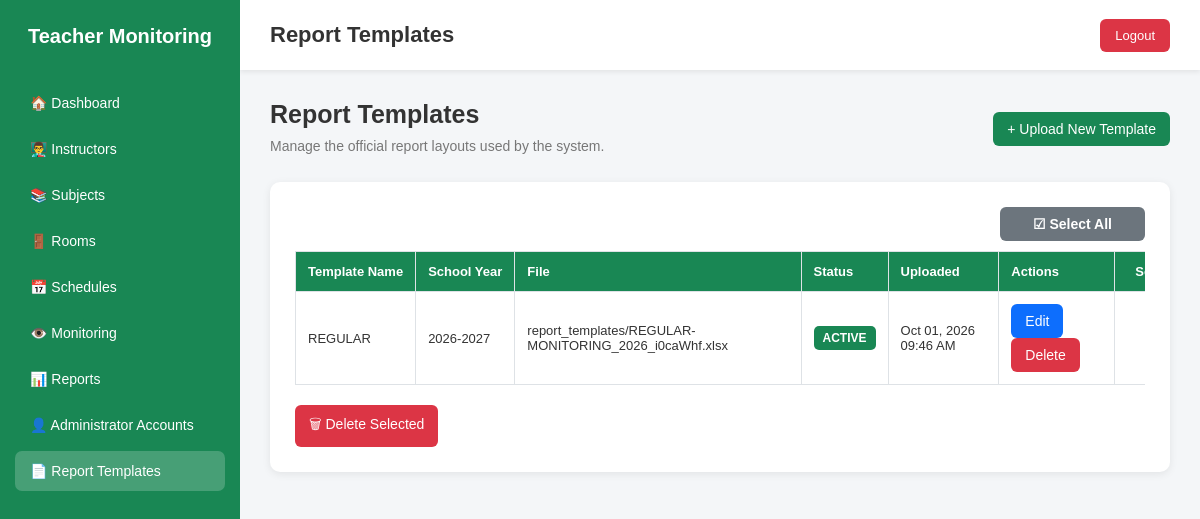
/reports/template/ (signed in), run on the app's committed database.
### monitoring/models.py (models this page shows, shortened)
class ReportTemplate(models.Model):
    name = models.CharField(
        max_length=150
    )
    school_year = models.CharField(
        max_length=20
    )
    file = models.FileField(
        upload_to="report_templates/"
    )
    is_active = models.BooleanField(
        default=False
    )
    uploaded_at = models.DateTimeField(
        auto_now_add=True
    )

### monitoring/views.py (the view)
@login_required
def report_template_list(request):
    templates = ReportTemplate.objects.all().order_by(
        "-is_active",
        "-uploaded_at",
    )
    return render(
        request,
        "instructors/reports/template.html",
        {"templates": templates},
    )

### templates/instructors/reports/template.html (shortened to what this page needs)
<!DOCTYPE html>
<html lang="en">
<head>
    {% load static %}
</head>
<body>
<div
    class="sidebar"
    id="sidebar"
>
    <div class="sidebar-title">
        Teacher Monitoring
    </div>
    <a href="{% url 'dashboard' %}">
        🏠 Dashboard
    </a>
    <a href="{% url 'instructor_list' %}">
        👨‍🏫 Instructors
    </a>
    <a href="{% url 'subject_list' %}">
        📚 Subjects
    </a>
    <a href="{% url 'room_list' %}">
        🚪 Rooms
    </a>
    <a href="{% url 'schedule_list' %}">
        📅 Schedules
    </a>
    <a href="{% url 'monitoring_list' %}">
        👁️ Monitoring
    </a>
    <a href="{% url 'reports' %}">
        📊 Reports
    </a>
    <a href="{% url 'admin_accounts' %}">
        👤 Administrator Accounts
    </a>
    <a
        href="{% url 'report_template_list' %}"
        class="active"
    >
        📄 Report Templates
    </a>
</div>
<div class="main">
    <div class="topbar">
        <div class="topbar-left">
            <h1>
                Report Templates
            </h1>
        </div>
        <form
            method="post"
            action="{% url 'logout' %}"
            style="display: inline;"
        >
            <button
                type="submit"
                class="logout"
            >
                Logout
            </button>
        </form>
    </div>
    <div class="content">
        <div class="page-header">
            <div>
                <h2>
                    Report Templates
                </h2>
                <p>
                    Manage the official report layouts used by the system.
                </p>
            </div>
            <a
                href="{% url 'report_template_create' %}"
                class="btn btn-success"
            >
                + Upload New Template
            </a>
        </div>
        <div class="card">
            {% if templates %}
                <form
                    method="POST"
                    action="{% url 'report_template_bulk_delete' %}"
                    id="bulkDeleteForm"
                >
                    <div class="table-top">
                        <div class="select-column-action">
                            <button
                                type="button"
                                id="selectAllButton"
                                class="btn btn-secondary select-all-button"
                                onclick="toggleSelectAll()"
                                title="Select All"
                            >
                                ☑ Select All
                            </button>
                        </div>
                    </div>
                    <div class="table-responsive">
                        <table>
                            <thead>
                                <tr>
                                    <th>
                                        Template Name
                                    </th>
                                    <th>
                                        School Year
                                    </th>
                                    <th>
                                        File
                                    </th>
                                    <th>
                                        Status
                                    </th>
                                    <th>
                                        Uploaded
                                    </th>
                                    <th>
                                        Actions
                                    </th>
                                    <th class="checkbox-cell">
                                        Select
                                    </th>
                                </tr>
                            </thead>
                            <tbody>
                            {% for template in templates %}
                                <tr>
                                    <td>
                                        {{ template.name }}
                                    </td>
                                    <td>
                                        {{ template.school_year }}
                                    </td>
                                    <td>
                                        {% if template.file %}
                                            {{ template.file.name }}
                                        {% else %}
                                            —
                                        {% endif %}
                                    </td>
                                    <td>
                                        {% if template.is_active %}
                                            <span class="status active-status">
                                                ACTIVE
                                            </span>
                                        {% else %}
                                            <span class="status inactive-status">
                                                INACTIVE
                                            </span>
                                        {% endif %}
                                    </td>
                                    <td>
                                        {{ template.uploaded_at|date:"M d, Y h:i A" }}
                                    </td>
                                    <td>
                                        <a
                                            href="{% url 'report_template_update' template.pk %}"
                                            class="btn btn-primary"
                                            style="margin-right: 6px;"
                                        >
                                            Edit
                                        </a>
                                        <button
                                            type="button"
                                            class="btn btn-danger"
                                            onclick="openDeleteModal('{{ template.pk }}', '{{ template.name|escapejs }}')"
                                        >
                                            Delete
                                        </button>
                                    </td>
                                    <td class="checkbox-cell">
                                    </td>
                                </tr>
                            {% endfor %}
                            </tbody>
                        </table>
                    </div>
                    <div class="delete-selected-area">
                        <button
                            type="button"
                            class="btn btn-danger"
                            onclick="openBulkDeleteModal()"
                        >
                            🗑 Delete Selected
                        </button>
                    </div>
                </form>
            {% endif %}
        </div>
    </div>
</div>
</body>
</html>

### templates/instructors/reports/template.html (style rules this page uses)
* { box-sizing: border-box; margin: 0; padding: 0; }
html, body { width: 100%; min-height: 100%; }
body { font-family: Arial, sans-serif; background: #f4f6f8; color: #333; min-height: 100vh; overflow-x: hidden; }
.sidebar { position: fixed; left: 0; top: 0; width: 240px; height: 100vh; background: #198754; color: white; padding: 25px 15px; overflow-y: auto; z-index: 1000; transition: transform 0.25s ease; scrollbar-width: thin; }
.sidebar-title { text-align: center; font-size: 20px; font-weight: bold; margin-bottom: 35px; }
.sidebar a { display: block; color: white; text-decoration: none; padding: 12px 15px; border-radius: 7px; margin-bottom: 6px; font-size: 14px; transition: background 0.2s ease; }
.sidebar .active { background: rgba(255, 255, 255, 0.20); }
.main { margin-left: 240px; min-height: 100vh; width: calc(100% - 240px); display: flex; flex-direction: column; }
.topbar { background: white; min-height: 70px; padding: 15px 30px; display: flex; justify-content: space-between; align-items: center; gap: 15px; box-shadow: 0 2px 5px rgba(0, 0, 0, 0.08); position: sticky; top: 0; z-index: 100; }
.topbar-left { display: flex; align-items: center; gap: 12px; min-width: 0; }
.topbar h1 { font-size: 22px; color: #333; white-space: nowrap; }
.logout { background: #dc3545; color: white; border: none; padding: 9px 15px; border-radius: 6px; font-size: 13px; white-space: nowrap; flex-shrink: 0; cursor: pointer; }
.content { width: 100%; max-width: 1500px; margin: 0 auto; padding: 30px; flex: 1; }
.page-header { display: flex; justify-content: space-between; align-items: center; gap: 20px; margin-bottom: 25px; }
.page-header h2 { font-size: 25px; margin-bottom: 7px; }
.page-header p { color: #777; font-size: 14px; line-height: 1.5; }
.card { background: white; padding: 25px; border-radius: 10px; box-shadow: 0 2px 8px rgba(0, 0, 0, 0.08); min-width: 0; }
.btn { display: inline-block; padding: 9px 14px; border-radius: 6px; text-decoration: none; border: none; cursor: pointer; font-size: 14px; font-family: Arial, sans-serif; transition: background 0.2s ease, transform 0.1s ease; }
.btn-success { background: #198754; color: white; }
.btn-primary { background: #0d6efd; color: white; }
.btn-danger { background: #dc3545; color: white; }
.btn-secondary { background: #6c757d; color: white; }
.table-top { width: 100%; display: flex; justify-content: flex-end; margin-bottom: 10px; }
.select-column-action { display: flex; justify-content: flex-end; width: auto; }
.select-all-button { min-width: 145px; padding: 9px 16px; text-align: center; white-space: nowrap; font-weight: bold; }
.table-responsive { width: 100%; overflow-x: auto; -webkit-overflow-scrolling: touch; }
table { width: 100%; min-width: 900px; border-collapse: collapse; }
th, td { padding: 12px; border: 1px solid #dee2e6; text-align: left; vertical-align: middle; }
th { background: #198754; color: white; font-weight: bold; font-size: 13px; white-space: nowrap; }
td { font-size: 13px; background: white; }
.checkbox-cell { text-align: center !important; width: 80px; }
.status { color: white; padding: 5px 9px; border-radius: 5px; font-size: 12px; font-weight: bold; display: inline-block; }
.active-status { background: #198754; }
.delete-selected-area { margin-top: 20px; }

### data on the page
ReportTemplate: name "REGULAR", school_year "2026-2027", file.name "report_templates/REGULAR-MONITORING_2026_i0caWhf.xlsx", is_active "ACTIVE", uploaded_at "Oct 01, 2026 09:46 AM"
